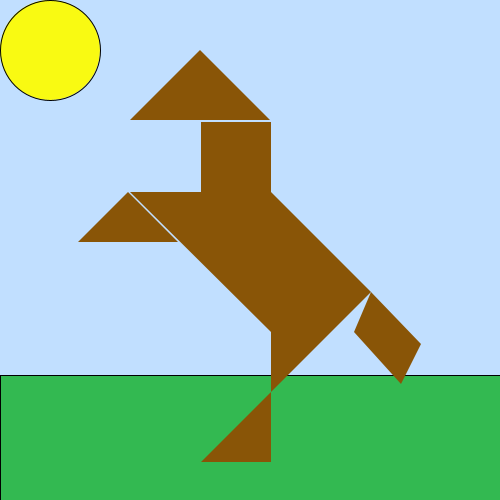
Frame 1 (no input)
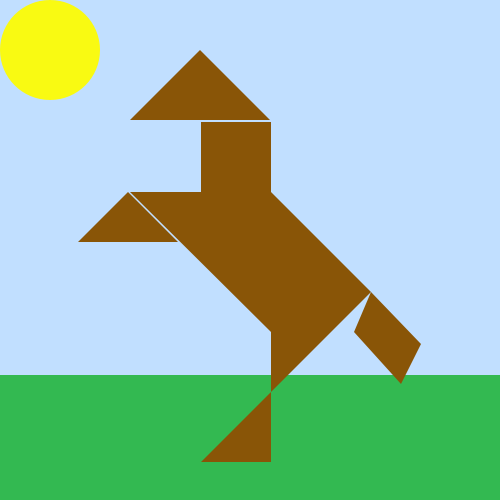
Frame 60 (the mouse pressed at the canvas centre just before this capture)
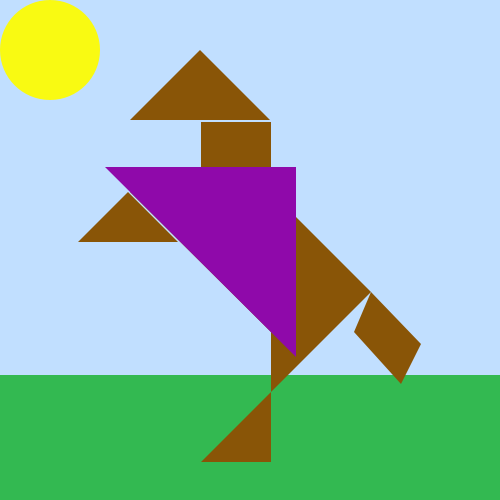
Frame 120 (the mouse held since frame 60 and released just before this capture)

The Processing sketch that drew these frames (run headless with seeded random() and noise(); from frame 60 on, the mouse is pressed at the canvas centre):

// Processing sketch: tangram
// ── tangram.pde
// Tangrams
//WebApps:2016:2ndSemester:02Feb
//Ellie Stuckey
//Creates a horse using tangram pieces. When mouse goes over
//shapes, the shape gets bigger and changes color.

void setup() {
  size(500, 500);  //sets canvas size
}

void draw() {
  background(#C1DFFF);
  fill(#33B951);
  rect(0, 375, width, height-375);
  
  //draws sun
  fill(#F9FA12);
  ellipse(50, 50, 100, 100);
  //
  
  fill(#895507);
  noStroke();
    
  // draws head of horse
  triangle(400/2, 100/2, 260/2, 240/2, 540/2, 240/2);
  
  // draws square
  rect(403/2, 244/2, 140/2, 140/2);
  
  // draws big triangle
  triangle(543/2, 384/2, 260/2, 384/2, 543/2, 664/2);
  
  // draws small triangle
  triangle(256/2, 385/2, 356/2, 485/2, 156/2, 485/2);
  
  // draws second big triangle
  triangle(543/2, 384/2, 543/2, 784/2, 743/2, 584/2);
  
  // draws foot of horse
  triangle(543/2, 784/2, 403/2, 924/2, 543/2, 924/2);
  
  // draws tail
  quad(743/2, 584/2, 842/2, 689/2, 803/2, 769/2, 708/2, 664/2);
  
  // creates the larger triangles if the mouse is within the space
  
  //small triangle at head
  if (mouseX >= 260/2 && mouseX <= 540/2 && mouseY >= 100/2 && mouseY <= 240/2) {
    fill(#41044D);
    triangle(400/2, 00, (260 - 50) / 2, (240 + 50)/2, (540 + 50)/2, (240 + 50)/2);
    println("Head Triangle:" + distanceFinder(400/2, 0, 260/2, 240/2));
    println("Head Triangle:" + distanceFinder(400/2, 0, 540/2, 240/2));
    println("Head Triangle:" + distanceFinder(260/2, 240/2, 540/2, 240/2));
    println("Head Triangle:" + tangentFinder(400/2, 0, 260/2, 240/2, 540/2, 240/2));
  }
  
  // square neck
  if (mouseX >= 400/2 && mouseX <= 540/2 && mouseY >= 240/2 && mouseY <= 380/2) {
    fill(#5F0671);
    ;
    rect((400 - 25) / 2, (240 - 25) /2, 190/2, 190/2);
    // due to the way the rectangle was constructed, the sides are automatically the same and the angle is automatically 90 degrees
    
  }
  // by side side side, they are correct
  // big triangle in body
  if (mouseX >= 270/2 && mouseX <= 543/2 && mouseY >= 350/2 && mouseY <= 664/2) {
    fill(#8F09AA);
    triangle((543 + 50)/2, (384 - 50)/2, (260 -50)/2, (384 - 50)/2, (543 + 50)/2, (664 + 50)/2);
    
    println("Body Triangle:" + distanceFinder(543/2, 384/2, 260/2, 384/2));
    println("Body Triangle:" + distanceFinder(543/2, 384/2, 543/2, 664/2));
    println("Body Triangle:" + distanceFinder(260/2, 384/2, 543/2, 664/2));
    println("Body Triangle:" + tangentFinder(543/2, 384/2, 260/2, 384/2, 543/2, 664/2));
    
   
  }
  //correct using side side side
  // small triangle in top hoof
  if (mouseX >= 156/2 && mouseX <= 356/2 && mouseY >= 385/2 && mouseY <= 485/2) {
    fill(#BA0DDE);
    triangle(256/2, (385 - 50)/2, (356 + 50)/2, (485 + 50)/2, (156 - 50)/2, (485 + 50)/2);
    
    
    
    println("Hoof Triangle:" + distanceFinder(256/2, 385/2, 356/2, 485/2));
    println("Hoof Triangle:" + distanceFinder(250/2, 356/2, 156/2, 462/2));
    println("Hoof Triangle:" + distanceFinder(356/2, 458/2, 156/2, 485/2));
    println("Hoof Triangle:" + tangentFinder(256/2, 385/2, 356/2, 485/2, 156/2, 485/2));
    
    
  }
  
  // 2nd big triangle in body
  if (mouseX >= 543/2 && mouseX <= 743/2 && mouseY >= 384/2 && mouseY <= 784/2) {
    fill(#C807F0);
    triangle((543 - 50)/2, (384 - 50)/2, (543 - 50)/2, (784 + 50)/2, (743 + 50)/2, 584/2);
    
    
    
    println("Butt Triangle:" + distanceFinder(543/2, 384/2, 543/2, 784/2));
    println("Butt Triangle:" + distanceFinder(543/2, 384/2, 743/2, 584/2));
    println("Butt Triangle:" + distanceFinder(543/2, 784/2, 743/2, 584/2));
    println("Butt Triangle:" + tangentFinder(543/2, 384/2, 543/2, 784/2, 803/2, 594/2));
    
  }
  // using side side side, the angles are 45 45 and 90
  // draws foot 
  if (mouseX >= 403/2 && mouseX <= 543/2 && mouseY >= 784/2 && mouseY <= 924/2) {
    fill(#D71FFC);
    triangle((543 + 50)/2, (784 - 50)/2, (403 - 50)/2, (924 +20)/2, (543 + 50)/2, (924 + 20)/2);
    
    println("Foot Triangle:" + distanceFinder(543/2, 784/2, 403/2, 924/2));
    println("Foot Triangle:" + distanceFinder(543/2, 784/2, 543/2, 924/2));
    println("Foot Triangle:" + distanceFinder(403/2, 924/2, 543/2, 924/2));
    println("Foot Triangle:" + tangentFinder(543/2, 784/2, 403/2, 924/2, 543/2, 924/2));
    
  }
  //
  // lengths and angles are correct for this shape now
  // draws tail
  if (mouseX >= 745/2 && mouseX <= 838/2 && mouseY >= 584/2 && mouseY <= 769/2) {
    fill(#DD4EFA);
    quad((745 )/2, (584 - 70)/2, (838+50)/2, (689)/2, (803 )/2, (769 + 70)/2, (708 - 50)/2, 664/2);
    
    //745/2, 584/2, 838/2, 689/2, 803/2, 769/2, 708/2, 664/2
    println("Tail Parallelogram:" + distanceFinder(743/2, 584/2, 842/2, 689/2));
    println("Tail Parallelogram:" + distanceFinder(838/2, 689/2, 809/2, 769/2));
    println("Tail Parallelogram:" + distanceFinder(809/2, 769/2, 708/2, 664/2));
    println("Tail Parallelogram:" + distanceFinder(714/2, 664/2, 745/2, 584/2));
    
  }
  
}

// uses the distance formula to find the length of the line segment
float distanceFinder(int x1, int y1, int x2, int y2){
  float distance = sqrt(sq(x2 - x1) + sq(y2 - y1));  
  return distance;
}

// finds the inverse tangent of the side lengths and converts to degrees
float tangentFinder(int x1, int y1, int x2, int y2, int x3, int y3){
  float tangent = atan(distanceFinder(x1, y1, x2, y2) / distanceFinder(x1, y1, x3, y3)) * (180/PI); 
  return tangent;
}
